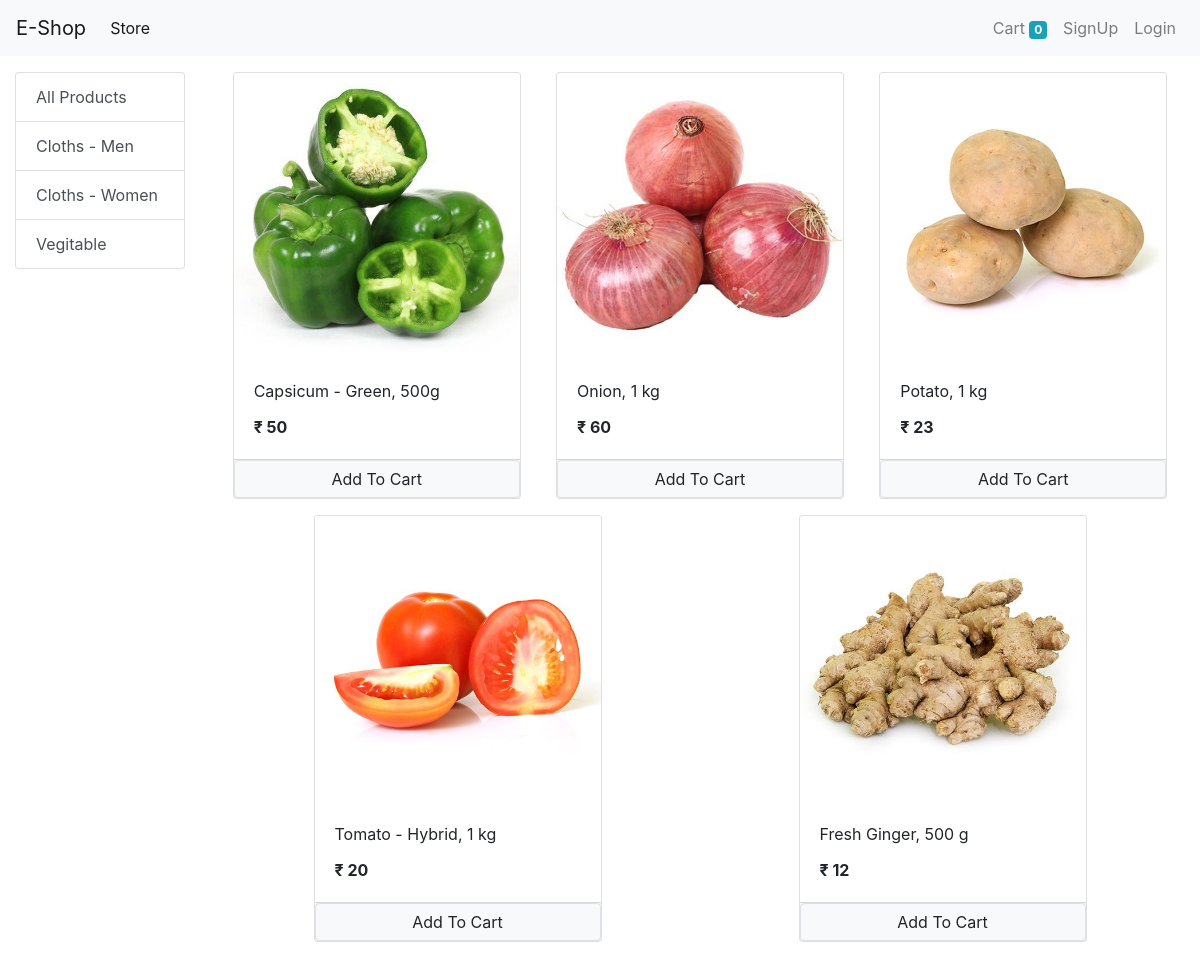
Screenshot of /?category=3 with the database file from the repository.
### store/models/category.py (models this page shows, shortened)
class Category(models.Model):
    name = models.CharField(max_length=50)
    @staticmethod
    def get_all_categories():
        return Category.objects.all()

### store/models/product.py (models this page shows, shortened)
class Product(models.Model):
    name = models.CharField(max_length=50)
    price = models.IntegerField(default=0)
    category = models.ForeignKey(Category, on_delete=models.CASCADE, default=1)
    description = models.CharField(max_length=200, default='', null=True, blank=True)
    image = models.ImageField(upload_to='uploads/products/')
    @staticmethod
    def get_all_products_by_categoryid(category_id):
        if category_id:
            return Product.objects.filter(category = category_id)
        else:
            return Product.get_all_products();

### store/views/home.py (the view, shortened to what this page needs)
# urls.py: path('',Index.as_view(),name='homepage'),
class Index(View):
    def get(self, request):
        cart = request.session.get('cart')
        if not cart:
            request.session['cart'] = {}
        products = None
        categories = Category.get_all_categories()
        categoryID = request.GET.get('category')
        if categoryID:
            products = Product.get_all_products_by_categoryid(categoryID)
        else:
            products = Product.get_all_products();
        data = {}
        data['products'] = products
        data['categories'] = categories
        return render(request,'index.html', data)

### store/templatetags/cart.py (called while the page is built)
@register.filter(name='is_in_cart')
def is_in_cart(product,cart):
    keys = cart.keys()
    for id in keys:
        if int(id) == product.id:
            return True
    return False

### store/templatetags/custom_filter.py (called while the page is built)
@register.filter(name='currency')
def currency(number):
    return "₹ "+str(number)

### store/templates/index.html (shortened to what this page needs)
{% extends 'base.html' %}
{% block content %}
{% load cart %}
{% load custom_filter %}
    <div class="container-fluid mt-3">
      <div class="row">
        <div class="col-lg-2 mx-auto">
            <div class="list-group">
              <a href="/" class="list-group-item list-group-item-action ">All Products</a>
              {% for category in categories %}
              <a href="/?category={{category.id}}" class="list-group-item list-group-item-action ">{{category.name}}</a>
              {% endfor %}
            </div>
        </div>
        <div id="products" class="col-lg-10 mx-auto">
          <div class="row mx-auto ">
            {% for product in products %}
          <div class="card mx-auto mb-3" id="{{product.id}}" style="width: 18rem;">
            <img class="card-img-top" src="{{product.image.url}}" alt="Card image cap">
            <div class="card-body">
              <p class="card-title">{{product.name}}</p>
              <p class="card-text"><b>{{product.price|currency}}</b></p>
            </div>
            <div class="card-footer p-0 no-gutters">
              {% if product|is_in_cart:request.session.cart %}
              <div class="row no-gutters">
                <form action="/#{{product.id}}" method="post" class="col-2">
                  {% csrf_token %}
                  <input hidden type="text" name="product" value="{{product.id}}">
                  <input hidden type="text" name="remove" value="True">
                  <input type="submit" value=" - " class=" btn btn-block btn-light">
                </form>
                <div class="text-center col">{{product|cart_quantity:request.session.cart}} in cart</div>
                <form action="/#{{product.id}}" method="post" class="col-2">
                  {% csrf_token %}
                  <input hidden type="text" name="product" value="{{product.id}}">
                  <input type="submit" value=" + " class=" btn btn-block btn-light">
                </form>
              </div>
              {% else %}
              <form action="/#{{product.id}}" method="POST" class="btn-block">
                <input type="submit" class="float-right btn btn-light border form-control" value="Add To Cart">
              </form>
              {% endif %}
            </div>
          </div>
            {% endfor %}
          </div>
        </div>
      </div>
    </div>
{% endblock %}

### rows the page displays
Category: name "Cloths - Men"
Category: name "Cloths - Women"
Category: name "Vegitable"
Product: image (picture), name "Capsicum - Green, 500g", price "₹ 50"
Product: image (picture), name "Onion, 1 kg", price "₹ 60"
Product: image (picture), name "Potato, 1 kg", price "₹ 23"
Product: image (picture), name "Tomato - Hybrid, 1 kg", price "₹ 20"
Product: image (picture), name "Fresh Ginger, 500 g", price "₹ 12"

### other values shown
{{ request.session.cart.keys|length }} "0"
